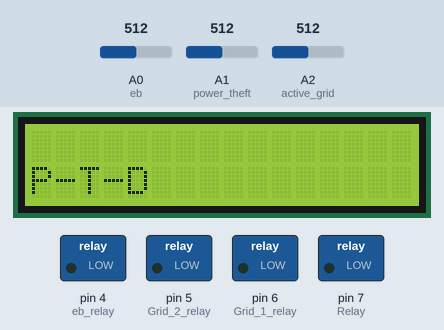
Simulated run of this sketch. Board: Arduino Uno, built with avr-gcc and run on an emulated ATmega328P. On the bench: 16×2 character LCD, switched loads named in the sketch (green lamp = pin HIGH). The inputs (shaded band) are chosen by the test bench; at power-on: A1 (power_theft) = 512, A2 (active_grid) = 512, A0 (eb) = 512. The modem accepts every AT command (registered, SIM ready, sends succeed) and sends nothing else; what the sketch prints to the serial monitor is not drawn.

Above: at 3.2 s.
3.3 s: A1 (power_theft) set to 492
At 12.7 s:
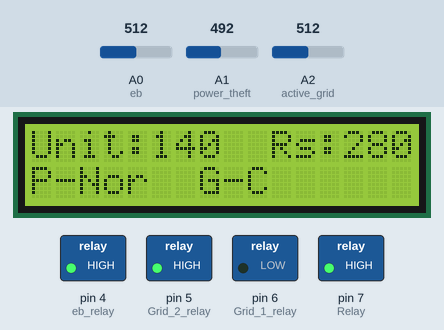
13.7 s: A2 (active_grid) set to 488
At 20.0 s:
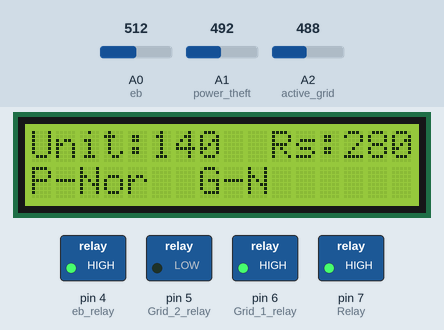
21.2 s: A1 (power_theft) set to 510
At 22.5 s:
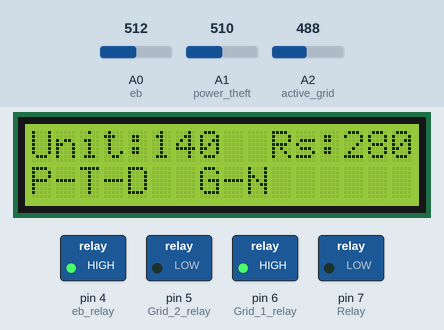
28.7 s: A0 (eb) set to 0
At 32.3 s:
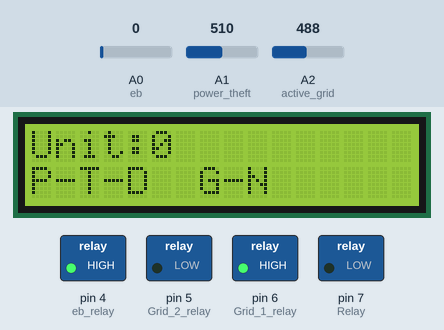
36.2 s: A2 (active_grid) set to 510
At 39.7 s:
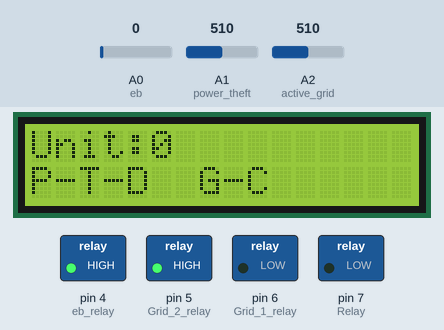
43.7 s: A1 (power_theft) set to 490
At 45.8 s:
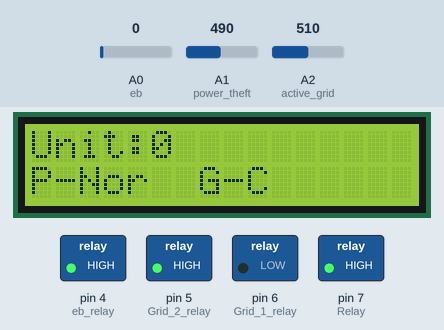
Timing chart, 0 to 47.3 s (numbered marks = the images above; inputs shaded):
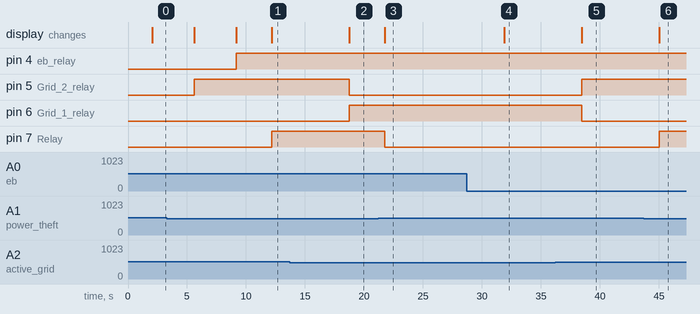

The sketch:

tripp__code.ino
```cpp
#include<LiquidCrystal.h>

#include<SoftwareSerial.h>

SoftwareSerial mySerial(2,3); // 2 tx 3rx

LiquidCrystal lcd(13,12,11,10,9,8);


//const int sensorIn = A3;
//int mVperAmp = 185; // use 100 for 20A Module and 66 for 30A Module
//
//double Voltage = 0;
//double VRMS = 0;
//double AmpsRMS = 0;


String web_data;
/****************************************/
int webdata_len;
/****************************************/

int t;
char x[5];


String datas;

String Power_Data;

String grid_Data;


void setup() {
  // put your setup code here, to run once:
Serial.begin(9600);

mySerial.begin(9600);


  pinMode(A0,INPUT);//eb


  pinMode(A1,INPUT);//power theft

    pinMode(A2,INPUT);// active grid


 pinMode(7,OUTPUT);///PT Relay

  pinMode(6,OUTPUT);//Grid 1 relay


  pinMode(5,OUTPUT);//Grid 2 relay


  pinMode(4,OUTPUT);//eb relay


  lcd.begin(16,2);
  lcd.setCursor(0,0);
  lcd.print("Energy meter  ");
  lcd.setCursor(0,1);
  lcd.print("Power Theft Sys ");
  delay(2000);
  lcd.clear();

}

void loop()
{


int a1=analogRead(A1);


if(a1>500)
{
  lcd.setCursor(0,1);
  lcd.print("P-T-D");

  digitalWrite(7,LOW);


  Power_Data="DET";

     gsm("Power Theft Det");
          delay(1000);


}

else if(a1<500)
{
  lcd.setCursor(0,1);
  lcd.print("P-Nor");
   digitalWrite(7,HIGH);

Power_Data="Nor";

}

int a2=analogRead(A2);


if(a2<500)
{
  lcd.setCursor(7,1);
  lcd.print("G-N");

  digitalWrite(6,HIGH);
  digitalWrite(5,LOW);

  grid_Data="Grid_Nor";


}
else if (a2>500 )
{
  lcd.setCursor(7,1);
   lcd.print("G-C");


  digitalWrite(6,LOW);

  digitalWrite(5,HIGH);

 grid_Data="Grid_Cut";

    gsm("Active Grid cut");
          delay(1000);

}


        int a=analogRead(A0);


        if(a==0)
        {
          lcd.setCursor(0,0);
          lcd.print("Unit:0   ");
          lcd.setCursor(9,0);
          lcd.print("         ");

          digitalWrite(4,HIGH);
        }
        else if(a>100 && a<200)
        {
          lcd.setCursor(0,0);
          lcd.print("Unit:100  ");


          digitalWrite(4,HIGH);

        }
        else if(a>200 && a<300)
        {
          lcd.setCursor(0,0);
          lcd.print("Unit:110 ");
           lcd.setCursor(9,0);
          lcd.print(" Rs:220 ");
          datas = "Bala_C-ID_8573_Unit:110_Rs:220";
              lcd.setCursor(0,1);
            digitalWrite(4,HIGH);
        }
        else if(a>300 && a<400)
        {

          lcd.setCursor(0,0);
          lcd.print("Unit:120 ");
          lcd.setCursor(9,0);
          lcd.print(" Rs:240 ");

          datas = "Bala_C-ID_8573_Unit:120_Rs:240" ;

          digitalWrite(4,HIGH);
        }
        else if(a>400 && a<500)
        {
          lcd.setCursor(0,0);
          lcd.print("Unit:130 ");
          lcd.setCursor(9,0);
          lcd.print(" Rs:260 ");
          datas = "Bala_C-ID_8573_Unit:130_Rs:260" ;
          digitalWrite(4,HIGH);
        }
        else if(a>500 && a<600)
        {
          lcd.setCursor(0,0);
          lcd.print("Unit:140 ");
          lcd.setCursor(9,0);
          lcd.print(" Rs:280 ");
          datas = "Bala_C-ID_8573_Unit:140_Rs:280" ;
          digitalWrite(4,HIGH);
        }
        else if(a>600 && a<700)
        {
          lcd.setCursor(0,0);
          lcd.print("Unit:150 ");
           lcd.setCursor(9,0);
          lcd.print(" Rs:300 ");
          datas = "Bala_C-ID_8573_Unit:150_Rs:300" ;
         digitalWrite(4,HIGH);
          }
        else if(a>700 && a<800)
        {
          lcd.setCursor(0,0);
          lcd.print("Unit:160 ");
          lcd.setCursor(9,0);
          lcd.print(" Rs:320 ");
           datas = "Bala_C-ID_8573_Unit:160_Rs:320" ;
          digitalWrite(4,HIGH);
        }
        else if(a>800 && a<900)
        {
          lcd.setCursor(0,0);
          lcd.print("Unit:170 ");
          lcd.setCursor(9,0);
          lcd.print(" Rs:340 ");
           datas = "Bala_C-ID_8573_Unit:170_Rs:340" ;
         digitalWrite(4,HIGH);

        }
        else if(a>900)
        {
          lcd.setCursor(0,0);
          lcd.print("Unit:180");
          lcd.setCursor(9,0);
          lcd.print(" Rs:360 ");
          datas = "Bala_C-ID_8573_Unit:180_Rs:360";

          delay(2000);
          digitalWrite(4,LOW);
          gsm("Due date end power cut");
          delay(1000);
         }


      web_data = "Meter_"+datas+"_Power_Theft_"+Power_Data+"_"+grid_Data;
      webdata_len = web_data.length();
      String send_data  = String(webdata_len)+"_"+web_data;
      Serial.print(send_data);
      delay(3000);

}


void gsm(String a)
{


     mySerial.print("AT");
     mySerial.write(0X0D);
     mySerial.write(0X0A);
     delay(500);

     mySerial.print("AT+CMGF=1");

     mySerial.write(0X0D);
     mySerial.write(0X0A);
     delay(500);


     mySerial.print("AT+CMGS=\"");
     mySerial.print("9790630523");
     mySerial.println("\"");


     mySerial.write(0X0D);
     mySerial.write(0X0A);
     delay(500);


     mySerial.print(a);
     mySerial.write(0X0A);
     delay(500);


     mySerial.write(0x1A);
     mySerial.write(0X0A);
     delay(500);
}
```

Measured:
- the behaviour switches between 500 and 499 on A1 (power_theft) (found by bisection; images 0 and 1)
- the behaviour switches between 500 and 499 on A2 (active_grid) (found by bisection; images 1 and 2)
- after the input at 3.3 s, pin 7 (Relay): LOW → HIGH after 8.9 s; the display: first differs from a run without the input after 8.9 s (image 1)
- after the input at 13.7 s, pin 5 (Grid_2_relay): HIGH → LOW after 5.1 s; pin 6 (Grid_1_relay): LOW → HIGH after 5.1 s; the display: changes after 5.1 s (image 2)
- after the input at 21.2 s, pin 7 (Relay): HIGH → LOW after 0.57 s; the display: changes after 0.57 s (image 3)
- after the input at 28.7 s, the display: changes after 3.2 s (image 4)
- after the input at 36.2 s, pin 5 (Grid_2_relay): LOW → HIGH after 2.3 s; pin 6 (Grid_1_relay): HIGH → LOW after 2.3 s; the display: changes after 2.3 s (image 5)
- after the input at 43.7 s, pin 7 (Relay): LOW → HIGH after 1.3 s; the display: changes after 1.3 s (image 6)
